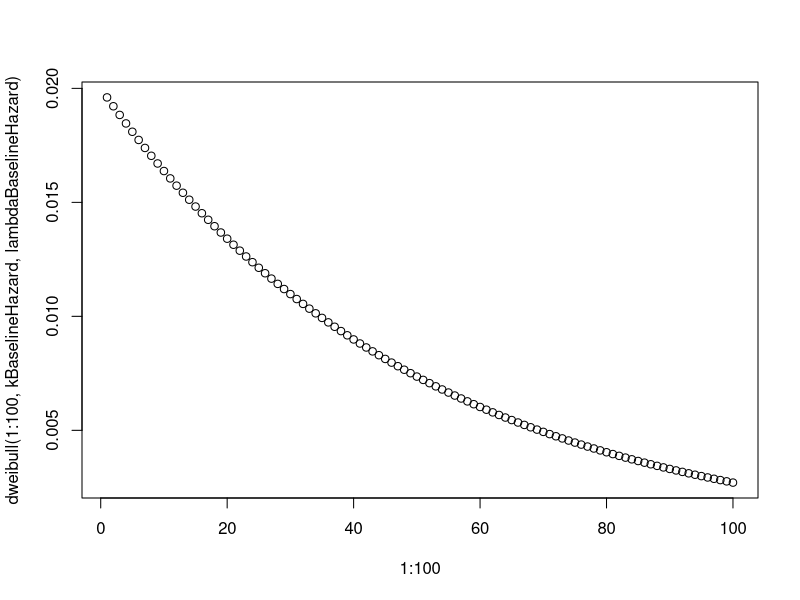

Generate this figure with R: (Note: a time limit stopped this script after it produced the figure.)
# Some code to better understand causal estimands. Please ignore

library(survival)

# Simplest model: no confounding, constant baseline hazard, proportional hazards assumption holds ----
n <- 1000
baselineHazard <- 0.001
censorHazard <- 0.01
hr <- 2
iter <- 10000
pA <- 0.5

coverage <- 0
for (i in seq_len(iter)) {
  a <- rbinom(n, 1, pA)
  tY <- rexp(n, ifelse(a == 1, hr * baselineHazard, baselineHazard))  
  tC <- rexp(n, censorHazard)
  t <- pmin(tY, tC)
  y <- t == tY
  fit <- coxph(Surv(t, y) ~ a)
  ci <- exp(confint(fit))
  coverage <- coverage + (ci[1] <= hr & ci[2] >= hr)  
}
writeLines(sprintf("Coverage: %0.1f%%", 100 * coverage / iter))
# Coverage: 94.9%


# Non-constant baseline hazard (Weibull) -----------------------------------------------
n <- 1000
lambdaBaselineHazard <- 50 # Scale parameter for the baseline hazard
kBaselineHazard <- 1       # Shape parameter for the baseline hazard
plot(1:100, dweibull(1:100, kBaselineHazard, lambdaBaselineHazard))

censorHazard <- 0.01
hr <- 2
iter <- 10000
pA <- 0.5

coverage <- 0
for (i in seq_len(iter)) {
  a <- rbinom(n, 1, pA)
  delta <- 0.1
  # Simpler to use discrete-time:
  atRisk <- rep(TRUE, n)
  survivalTime <- rep(1001, n)
  for (t in seq_len(1000)) {
    nAtRisk <- sum(atRisk)
    if (nAtRisk == 0) {
      break
    }
    baselineHazard <- dweibull(t, kBaselineHazard, lambdaBaselineHazard)  
    hazard <- ifelse(a[atRisk] == 1, hr * baselineHazard, baselineHazard)
    outcome <- runif(nAtRisk) < hazard
    censored <- runif(nAtRisk) < censorHazard
    noLongerAtRisk <- outcome | censored
    survivalTime[atRisk][noLongerAtRisk] <- t
    y[atRisk] <- outcome
    atRisk[atRisk] <- !noLongerAtRisk
  }
  fit <- coxph(Surv(survivalTime, y) ~ a)
  ci <- exp(confint(fit))
  coverage <- coverage + (ci[1] <= hr & ci[2] >= hr)  
}
writeLines(sprintf("Coverage: %0.1f%%", 100 * coverage / iter))
# Coverage: 95.1%


# Non-proportionality (HR function over time, also Weibull) ----------------------------------------
n <- 1000
lambdaBaselineHazard <- 50 # Scale parameter for the baseline hazard
kBaselineHazard <- 1       # Shape parameter for the baseline hazard
censorHazard <- 0.01
lambdaLogHr <- 20          # Scale parameter for the hazard ratio
kLogHr <- 1.5              # Shape parameter for the hazard ratio
plot(1:100, dweibull(1:100, kLogHr, lambdaLogHr))

iter <- 10000
pA <- 0.5

coverage <- 0
for (i in seq_len(iter)) {
  a <- rbinom(n, 1, pA)

  atRisk <- rep(TRUE, n)
  survivalTime <- rep(1001, n)
  y <- rep(0, n)
  averageLogHr <- 0
  denominator <- 0
  for (t in seq_len(1000)) {
    nAtRisk <- sum(atRisk)
    if (nAtRisk == 0) {
      break
    }
    baselineHazard <- dweibull(t, kBaselineHazard, lambdaBaselineHazard)  
    logHr <- dweibull(t, kLogHr, lambdaLogHr)  
    averageLogHr <- averageLogHr + logHr * nAtRisk
    denominator <- denominator + nAtRisk
    hazard <- ifelse(a[atRisk] == 1, exp(logHr) * baselineHazard, baselineHazard)
    outcome <- runif(nAtRisk) < hazard
    censored <- runif(nAtRisk) < censorHazard
    noLongerAtRisk <- outcome | censored
    survivalTime[atRisk][noLongerAtRisk] <- t
    y[atRisk] <- outcome
    atRisk[atRisk] <- !noLongerAtRisk
  }
  averageLogHr <- averageLogHr / denominator
  fit <- coxph(Surv(survivalTime, y) ~ a)
  ci <- exp(confint(fit))
  coverage <- coverage + (ci[1] <= exp(averageLogHr) & ci[2] >= exp(averageLogHr))  
}
writeLines(sprintf("Coverage: %0.1f%%", 100 * coverage / iter))
# Coverage: 94.9%


# Depletion of susceptibles (susceptibe to treatment effecft) --------------------------------------
n <- 1000
lambdaBaselineHazard <- 50 # Scale parameter for the baseline hazard
kBaselineHazard <- 1       # Shape parameter for the baseline hazard
censorHazard <- 0.01
pSusceptible <- 0.05
lambdaLogHr <- 10          # Scale parameter for the hazard ratio
kLogHr <- 1.5              # Shape parameter for the hazard ratio
multiplierLogHr <- 100
plot(1:100, multiplierLogHr * dweibull(1:100, kLogHr, lambdaLogHr))

iter <- 1000
pA <- 0.5

coverage <- 0
for (i in seq_len(iter)) {
  a <- rbinom(n, 1, pA)
  susceptible <- rbinom(n, 1, pSusceptible)

  atRisk <- rep(TRUE, n)
  survivalTime <- rep(1001, n)
  y <- rep(0, n)
  averageLogHr <- 0
  denominator <- 0
  for (t in seq_len(1000)) {
    nAtRisk <- sum(atRisk)
    if (nAtRisk == 0) {
      break
    }
    baselineHazard <- dweibull(t, kBaselineHazard, lambdaBaselineHazard)  
    logHr <- multiplierLogHr * dweibull(t, kLogHr, lambdaLogHr)  
    averageLogHr <- averageLogHr + logHr * nAtRisk
    denominator <- denominator + nAtRisk
    hazard <- ifelse(a[atRisk] == 1 & susceptible[atRisk] == 1, exp(logHr) * baselineHazard, baselineHazard)
    outcome <- runif(nAtRisk) < hazard
    censored <- runif(nAtRisk) < censorHazard
    noLongerAtRisk <- outcome | censored
    survivalTime[atRisk][noLongerAtRisk] <- t
    y[atRisk] <- outcome
    atRisk[atRisk] <- !noLongerAtRisk
  }
  averageLogHr <- averageLogHr / denominator
  fit <- coxph(Surv(survivalTime, y) ~ a)
  ci <- exp(confint(fit))
  coverage <- coverage + (ci[1] <= exp(averageLogHr) & ci[2] >= exp(averageLogHr))  
}
writeLines(sprintf("Coverage: %0.1f%%", 100 * coverage / iter))
# Coverage: 94.8%

# Depletion of susceptibles (susceptibe to outcomwe) --------------------------------------
n <- 1000
lambdaBaselineHazard <- 50 # Scale parameter for the baseline hazard
kBaselineHazard <- 1       # Shape parameter for the baseline hazard
censorHazard <- 0.01
pSusceptible <- 0.05
lambdaLogHr <- 10          # Scale parameter for the hazard ratio
kLogHr <- 1.5              # Shape parameter for the hazard ratio
multiplierLogHr <- 100
plot(1:100, multiplierLogHr * dweibull(1:100, kLogHr, lambdaLogHr))

iter <- 10000
pA <- 0.5

coverage <- 0
for (i in seq_len(iter)) {
  a <- rbinom(n, 1, pA)
  susceptible <- rbinom(n, 1, pSusceptible)
  nSusceptible <- sum(susceptible)
  
  atRisk <- rep(TRUE, n)
  survivalTime <- rep(1001, n)
  y <- rep(0, n)
  averageLogHr <- 0
  denominator <- 0
  for (t in seq_len(1000)) {
    nAtRisk <- sum(atRisk)
    if (nAtRisk == nSusceptible) {
      break
    }
    baselineHazard <- dweibull(t, kBaselineHazard, lambdaBaselineHazard)  
    logHr <- multiplierLogHr * dweibull(t, kLogHr, lambdaLogHr)  
    averageLogHr <- averageLogHr + logHr * nAtRisk
    denominator <- denominator + nAtRisk
    hazard <- ifelse(a[atRisk] == 1, exp(logHr) * baselineHazard, baselineHazard)
    hazard <- ifelse(susceptible[atRisk], hazard, 0)
    outcome <- runif(nAtRisk) < hazard
    censored <- runif(nAtRisk) < censorHazard
    noLongerAtRisk <- outcome | censored
    survivalTime[atRisk][noLongerAtRisk] <- t
    y[atRisk] <- outcome
    atRisk[atRisk] <- !noLongerAtRisk
  }
  averageLogHr <- averageLogHr / denominator
  fit <- coxph(Surv(survivalTime, y) ~ a)
  ci <- exp(confint(fit))
  coverage <- coverage + (ci[1] <= exp(averageLogHr) & ci[2] >= exp(averageLogHr))  
}
writeLines(sprintf("Coverage: %0.1f%%", 100 * coverage / iter))
# Coverage: 92.3%
